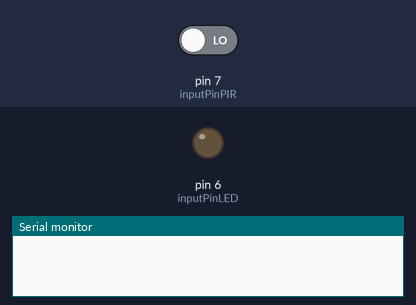
Simulated run of this sketch. Board: Arduino Uno, built with avr-gcc and run on an emulated ATmega328P. Parts: output pins drawn as LEDs (lit = HIGH), the last lines printed to the serial monitor. Inputs (shaded band) come from the test bench; at power-on: pin 7 (inputPinPIR) LOW.

Above: at 4.8 s.
4.9 s: pin 7 (inputPinPIR) driven HIGH
At 7.2 s:
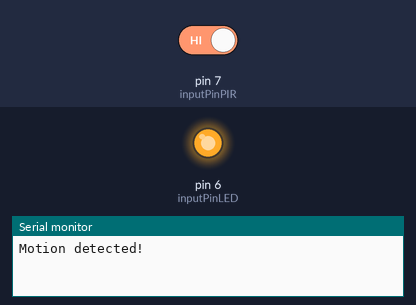
7.6 s: pin 7 (inputPinPIR) driven LOW
At 8.8 s:
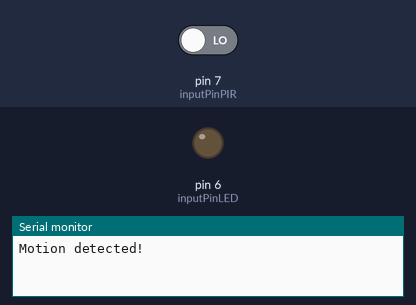
Timing chart, 0 to 10.6 s (numbered marks = the images above; inputs shaded):
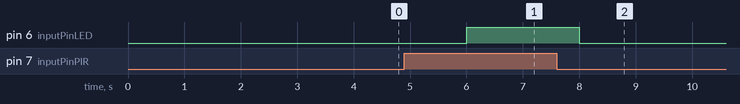

The sketch:

Sensing.ino
```cpp
// choose the input pin (for PIR sensor)
int inputPinPIR = 7;
int inputPinLED = 6;
// variable for reading the pin status
int val = 0;
// accensione/spegnimento LED
// int as = HIGH;

void setup() {
  // put your setup code here, to run once:
  // declare sensor as input
  pinMode(inputPinPIR, INPUT);
  pinMode(inputPinLED, OUTPUT);
  Serial.begin(115200);
}

void loop() {
  // put your main code here, to run repeatedly:
  // read input value
  // il valore letto è relativo alla tensione
  val = digitalRead(inputPinPIR);
  if(val == HIGH) {
    Serial.println("Motion detected!");
    digitalWrite(inputPinLED, val);
  }
  else {
    val = LOW;
    digitalWrite(inputPinLED, val);
  }
  delay(2000);
}
```

Measured:
- after the input at 4.9 s, pin 6 (inputPinLED): LOW → HIGH after 1.1 s
- after the input at 7.6 s, pin 6 (inputPinLED): HIGH → LOW after 0.40 s
